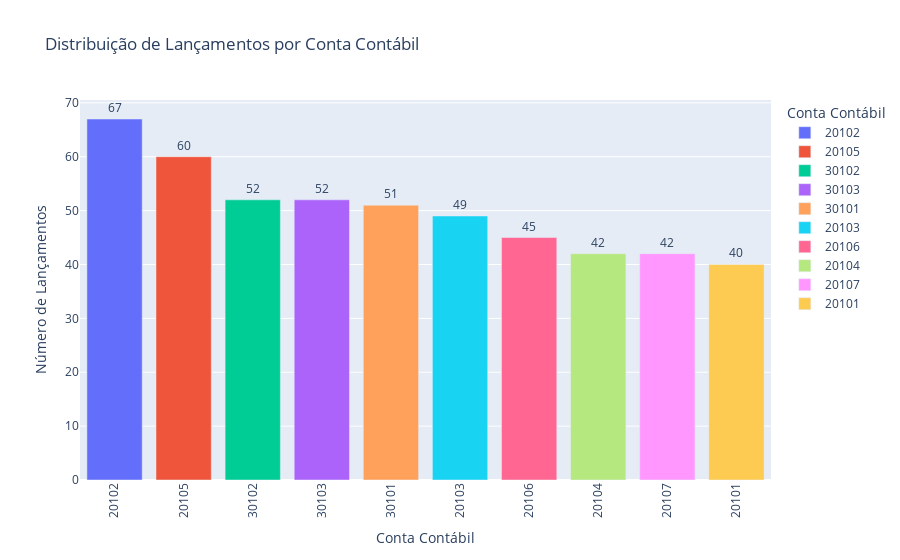

Notebook source saved alongside this figure:
### Markdown cell above
## Como as contas estão distribuídas?
Criando um *DataFrame* para mostrar a distribuição de lançamentos por conta contábil. Logo em seguida, plotarei esses dados para melhor visualização

### Code cell
# Montagem de grafico de barras para visualizar a distribuição das classes
print("Distribuição de lançamentos por conta contábil: ")
count_contas = df['CONTA'].value_counts()
print(count_contas)
print("--------------------------------")
# Criando DF para Plotly
df_plot = count_contas.reset_index()
df_plot.columns = ["Conta Contábil", "Número de Lançamentos"]
# Garante que a coluna de contas seja tratada como texto
df_plot["Conta Contábil"] = df_plot["Conta Contábil"].astype(str)

# Adicionado o parâmetro 'text_auto=True' para mostrar os valores
fig = px.bar(
    df_plot,
    x="Conta Contábil",
    y="Número de Lançamentos",
    title="Distribuição de Lançamentos por Conta Contábil",
    color="Conta Contábil",  
    color_discrete_sequence=px.colors.qualitative.Plotly,  
    text_auto=True,
)

# Customiza a aparência do texto nas barras para melhor legibilidade
fig.update_traces(
    textposition="outside", textfont_size=12  # Coloca o texto fora (acima) da barra
)
fig.update_layout(xaxis_tickangle=-90)
fig.show()

### Figure 1 — Plotly figure (JSON) as saved in the notebook; plotly's stock layout.template omitted (floating-point values rounded to 4 significant figures)
{"data": [{"hovertemplate": "Conta Contábil=%{x}<br>Número de Lançamentos=%{y}<extra></extra>", "legendgroup": "20102", "marker": {"color": "#636EFA", "pattern": {"shape": ""}}, "name": "20102", "orientation": "v", "showlegend": true, "textfont": {"size": 12}, "textposition": "outside", "texttemplate": "%{y}", "type": "bar", "x": ["20102"], "xaxis": "x", "y": [67], "yaxis": "y"}, {"hovertemplate": "Conta Contábil=%{x}<br>Número de Lançamentos=%{y}<extra></extra>", "legendgroup": "20105", "marker": {"color": "#EF553B", "pattern": {"shape": ""}}, "name": "20105", "orientation": "v", "showlegend": true, "textfont": {"size": 12}, "textposition": "outside", "texttemplate": "%{y}", "type": "bar", "x": ["20105"], "xaxis": "x", "y": [60], "yaxis": "y"}, {"hovertemplate": "Conta Contábil=%{x}<br>Número de Lançamentos=%{y}<extra></extra>", "legendgroup": "30102", "marker": {"color": "#00CC96", "pattern": {"shape": ""}}, "name": "30102", "orientation": "v", "showlegend": true, "textfont": {"size": 12}, "textposition": "outside", "texttemplate": "%{y}", "type": "bar", "x": ["30102"], "xaxis": "x", "y": [52], "yaxis": "y"}, {"hovertemplate": "Conta Contábil=%{x}<br>Número de Lançamentos=%{y}<extra></extra>", "legendgroup": "30103", "marker": {"color": "#AB63FA", "pattern": {"shape": ""}}, "name": "30103", "orientation": "v", "showlegend": true, "textfont": {"size": 12}, "textposition": "outside", "texttemplate": "%{y}", "type": "bar", "x": ["30103"], "xaxis": "x", "y": [52], "yaxis": "y"}, {"hovertemplate": "Conta Contábil=%{x}<br>Número de Lançamentos=%{y}<extra></extra>", "legendgroup": "30101", "marker": {"color": "#FFA15A", "pattern": {"shape": ""}}, "name": "30101", "orientation": "v", "showlegend": true, "textfont": {"size": 12}, "textposition": "outside", "texttemplate": "%{y}", "type": "bar", "x": ["30101"], "xaxis": "x", "y": [51], "yaxis": "y"}, {"hovertemplate": "Conta Contábil=%{x}<br>Número de Lançamentos=%{y}<extra></extra>", "legendgroup": "20103", "marker": {"color": "#19D3F3", "pattern": {"shape": ""}}, "name": "20103", "orientation": "v", "showlegend": true, "textfont": {"size": 12}, "textposition": "outside", "texttemplate": "%{y}", "type": "bar", "x": ["20103"], "xaxis": "x", "y": [49], "yaxis": "y"}, {"hovertemplate": "Conta Contábil=%{x}<br>Número de Lançamentos=%{y}<extra></extra>", "legendgroup": "20106", "marker": {"color": "#FF6692", "pattern": {"shape": ""}}, "name": "20106", "orientation": "v", "showlegend": true, "textfont": {"size": 12}, "textposition": "outside", "texttemplate": "%{y}", "type": "bar", "x": ["20106"], "xaxis": "x", "y": [45], "yaxis": "y"}, {"hovertemplate": "Conta Contábil=%{x}<br>Número de Lançamentos=%{y}<extra></extra>", "legendgroup": "20104", "marker": {"color": "#B6E880", "pattern": {"shape": ""}}, "name": "20104", "orientation": "v", "showlegend": true, "textfont": {"size": 12}, "textposition": "outside", "texttemplate": "%{y}", "type": "bar", "x": ["20104"], "xaxis": "x", "y": [42], "yaxis": "y"}, {"hovertemplate": "Conta Contábil=%{x}<br>Número de Lançamentos=%{y}<extra></extra>", "legendgroup": "20107", "marker": {"color": "#FF97FF", "pattern": {"shape": ""}}, "name": "20107", "orientation": "v", "showlegend": true, "textfont": {"size": 12}, "textposition": "outside", "texttemplate": "%{y}", "type": "bar", "x": ["20107"], "xaxis": "x", "y": [42], "yaxis": "y"}, {"hovertemplate": "Conta Contábil=%{x}<br>Número de Lançamentos=%{y}<extra></extra>", "legendgroup": "20101", "marker": {"color": "#FECB52", "pattern": {"shape": ""}}, "name": "20101", "orientation": "v", "showlegend": true, "textfont": {"size": 12}, "textposition": "outside", "texttemplate": "%{y}", "type": "bar", "x": ["20101"], "xaxis": "x", "y": [40], "yaxis": "y"}], "layout": {"barmode": "relative", "legend": {"title": {"text": "Conta Contábil"}, "tracegroupgap": 0}, "title": {"text": "Distribuição de Lançamentos por Conta Contábil"}, "xaxis": {"anchor": "y", "categoryarray": ["20102", "20105", "30102", "30103", "30101", "20103", "20106", "20104", "20107", "20101"], "categoryorder": "array", "domain": [0, 1], "tickangle": -90, "title": {"text": "Conta Contábil"}}, "yaxis": {"anchor": "x", "domain": [0, 1], "title": {"text": "Número de Lançamentos"}}}}
